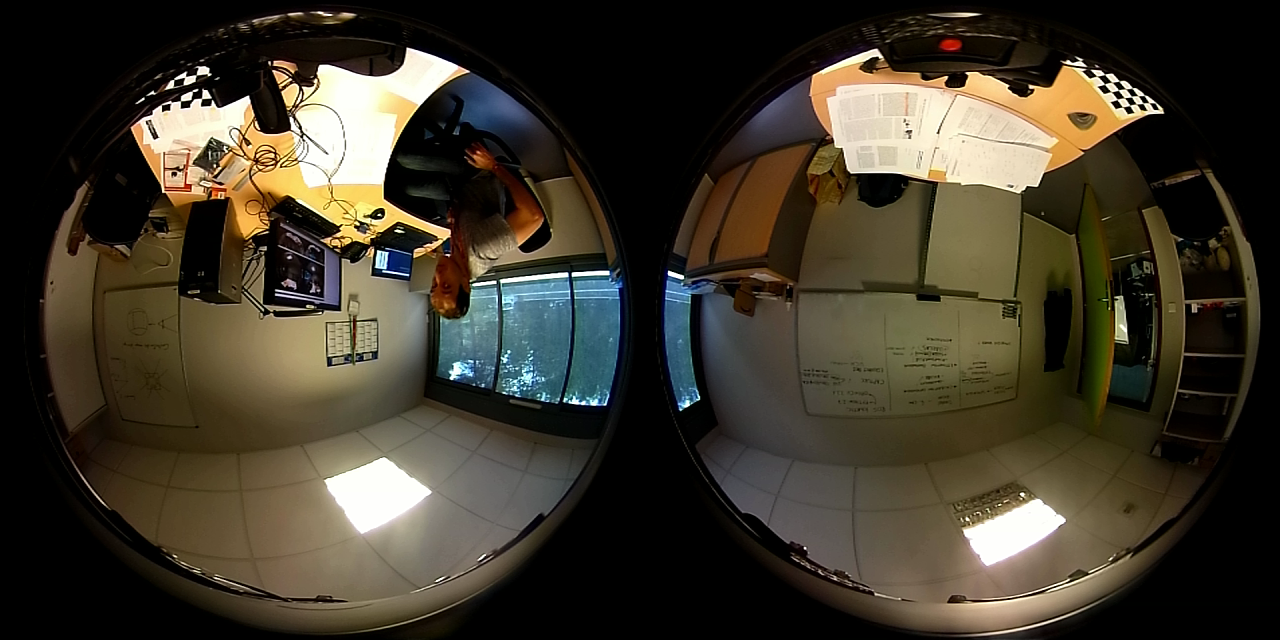
#> input picture notebooks/stereo/btm0005.png, 1280 x 640 px
$ jupyter execute Dual_Spherical.ipynb   (shell and % lines are left out)   (older library calls are emulated)
#> lines starting #> are read from the running program, lines starting #| are printed output that depends on the picture
### notebooks/stereo/utils.py
import cv2
import matplotlib.pyplot as plt
import numpy as np
import yaml

def plot(img):
    new_img = cv2.cvtColor(img, cv2.COLOR_BGR2RGB)
    plt.imshow(new_img);

# [19 lines left out: function read_ucm_params_camodocal, not called in this run]

def read_ucm_params_kalibr(filename, camid='cam0'):
    with open(filename, 'r') as stream:
        try:
            data = yaml.safe_load(stream)
        except yaml.YAMLError as exc:
            print(exc)
    dp = data[camid]['distortion_coeffs']
    D = np.array(dp)
    pp = data[camid]['intrinsics']
    K = np.eye(3)
    K[0][0] = pp[1]
    K[1][1] = pp[2]
    K[0][2] = pp[3]
    K[1][2] = pp[4]
    xi = np.array(pp[:1])
    return xi, K, D

def initRectifyMap(K, D, xi):
    flags = cv2.omnidir.RECTIFY_LONGLATI
    new_size = (640, 640)
    Knew = np.eye(3)
    nh = new_size[0]
    nw = new_size[1]
    Knew[0][0] = nw / 3.141592
    Knew[1][1] = nh / 3.141592
    theta = np.radians(90)
    c, s = np.cos(theta), np.sin(theta)
    R = np.array(((c,-s, 0), (s, c, 0), (0, 0, 1)))
    map1, map2 = cv2.omnidir.initUndistortRectifyMap(K, D, xi, R, Knew, new_size, cv2.CV_32FC1, flags)
    #map1, map2 = cv2.omnidir.initUndistortRectifyMap(K, D, xi, R, Knew, new_size, cv2.CV_16SC2, flags)
    return map1, map2

def equirectangular_projection(img, map1, map2):
    undistorted_img = rotate_ccw_90(cv2.remap(img, map1, map2, cv2.INTER_LINEAR, cv2.BORDER_CONSTANT))
    return undistorted_img

# [4 lines left out: function rotate_cw_90, not called in this run]

def rotate_ccw_90(img):
    img_t = cv2.transpose(img)
    img_f = cv2.flip(img_t, flipCode=0)
    return img_f

def rotate_180(img):
    img_f = cv2.flip(img, flipCode=-1)
    return img_f

### notebooks/stereo/Dual_Spherical.ipynb
[cell 1]
import cv2
import matplotlib
import matplotlib.pyplot as plt
import numpy as np

from utils import plot, read_ucm_params_kalibr, initRectifyMap, equirectangular_projection, rotate_180

[cell 2]
matplotlib.rcParams['figure.figsize'] = [12, 12]

[cell 3]
image_file = 'btm0005.png'
image = cv2.imread(image_file)
#> image is the input picture: shape (640, 1280, 3); mean B, G, R 43.2, 56.5, 62.7
(rows,cols,channels) = image.shape
#> rows = 640; cols = 1280; channels = 3
image_size = rows
#> image_size = 640
btm_front_img = rotate_180(image[0:image_size, 0:image_size])
btm_back_img  = rotate_180(image[0:image_size, image_size:2*image_size])
plt.subplot(121); plot(btm_front_img);
plt.subplot(122); plot(btm_back_img);

#### Read parameters of bottom camera

[cell 4]
params_file = '../../config/camchain-2019-06-11-14-36-07.yaml'
xi_bb, K_bb, D_bb = read_ucm_params_kalibr(params_file, 'cam0')
xi_bf, K_bf, D_bf = read_ucm_params_kalibr(params_file, 'cam1')

[cell 5]
map1_bf, map2_bf = initRectifyMap(K_bf, D_bf, xi_bf)
map1_bb, map2_bb = initRectifyMap(K_bb, D_bb, xi_bb)

[cell 6]
btm_front_eqimg = equirectangular_projection(btm_front_img, map1_bf, map2_bf)
btm_back_eqimg = equirectangular_projection(btm_back_img, map1_bb, map2_bb)
btm_both_eqimg = np.concatenate((btm_front_eqimg, btm_back_eqimg), axis=1)
btm_panorama = np.roll(btm_both_eqimg, 640, axis=1) # 320 + 320 (1/4 round)

[cell 7]
plot(btm_panorama);

[cell 8]
image_file = 'top0005.png'
image = cv2.imread(image_file)
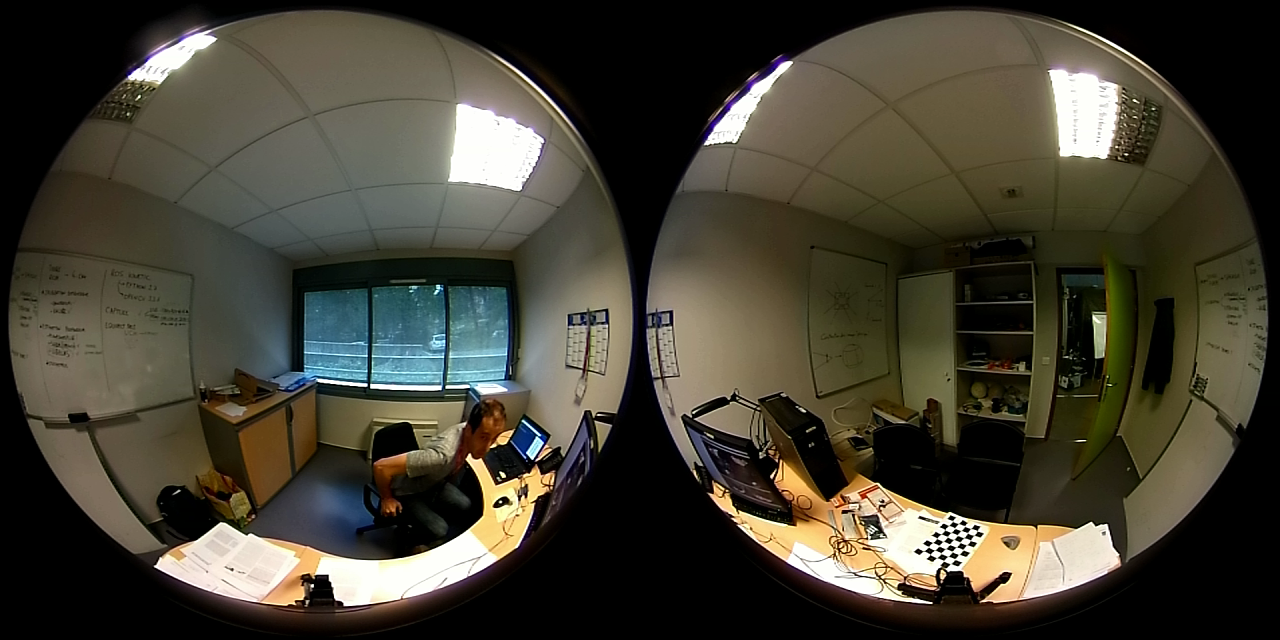
#> input picture notebooks/stereo/top0005.png, 1280 x 640 px
#> image is the input picture: shape (640, 1280, 3); mean B, G, R 51.7, 64.3, 67.8
(rows,cols,channels) = image.shape
image_size = rows
top_front_img = image[0:image_size, 0:image_size]
top_back_img  = image[0:image_size, image_size:2*image_size]
plt.subplot(121); plot(top_front_img);
plt.subplot(122); plot(top_back_img);

#### Read parameters of top camera

[cell 9]
params_file = '../../config/camchain-2019-06-11-14-36-07.yaml'
xi_tb, K_tb, D_tb = read_ucm_params_kalibr(params_file, 'cam2')
xi_tf, K_tf, D_tf = read_ucm_params_kalibr(params_file, 'cam3')

[cell 10]
map1_tf, map2_tf = initRectifyMap(K_tf, D_tf, xi_tf)
map1_tb, map2_tb = initRectifyMap(K_tb, D_tb, xi_tb)

[cell 11]
top_front_eqimg = equirectangular_projection(top_front_img, map1_tf, map2_tf)
top_back_eqimg = equirectangular_projection(top_back_img, map1_tb, map2_tb)
#> in rotate_ccw_90 (call 4), `img_t = cv2.transpose(img)`:
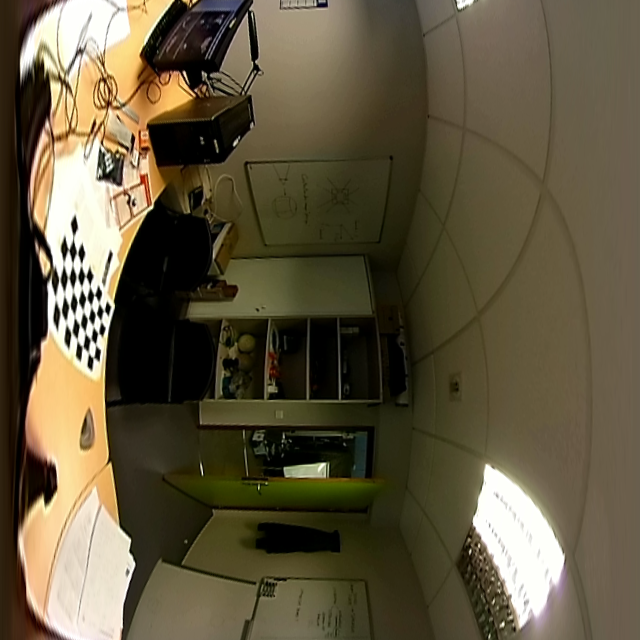
#> img: shape (640, 640, 3); mean of channels 0, 1, 2 62.5, 85.8, 95.4; drawn as B, G, R
#> in rotate_ccw_90 (call 4), `img_f = cv2.flip(img_t, flipCode=0)`:
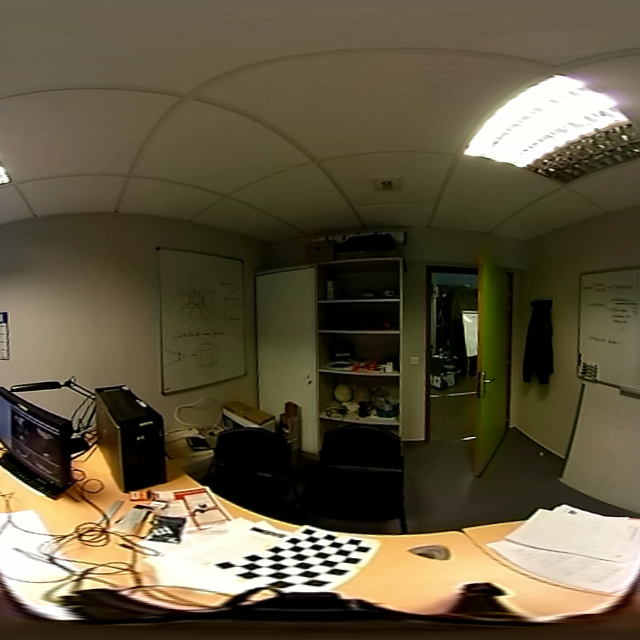
#> img_f: shape (640, 640, 3); mean of channels 0, 1, 2 62.5, 85.8, 95.4; drawn as B, G, R
top_both_eqimg = np.concatenate((top_front_eqimg, top_back_eqimg), axis=1)
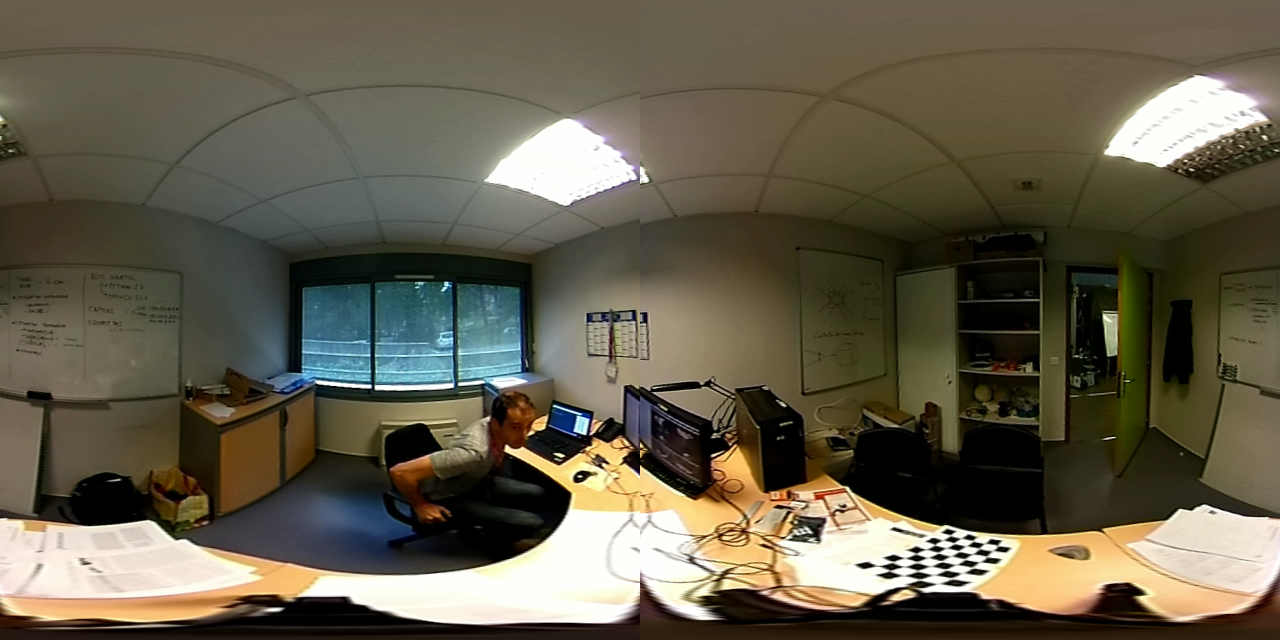
#> top_both_eqimg: shape (640, 1280, 3); mean of channels 0, 1, 2 75.1, 93.2, 99.2; drawn as B, G, R
top_panorama = np.roll(top_both_eqimg, 320, axis=1) # typically 320, modified for horizontal alignment
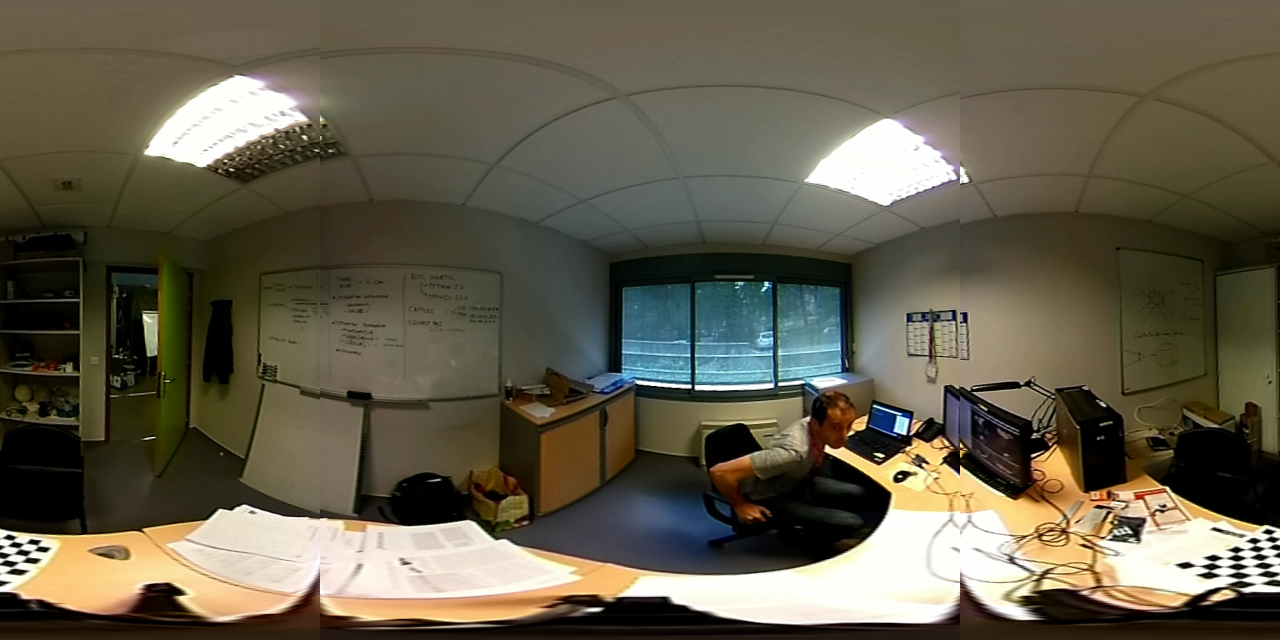
#> top_panorama: shape (640, 1280, 3); mean of channels 0, 1, 2 75.1, 93.2, 99.2; drawn as B, G, R

[cell 12]
plot(top_panorama);

[cell 13]
top_right_stitch = cv2.cvtColor(top_panorama[:,800:1120], cv2.COLOR_BGR2GRAY)
plt.subplot(121); plt.imshow(top_right_stitch, cmap='gray');
btm_right_stitch = cv2.cvtColor(btm_panorama[:,800:1120], cv2.COLOR_BGR2GRAY)
plt.subplot(122); plt.imshow(btm_right_stitch, cmap='gray');

[cell 14]
orb = cv2.ORB_create()
kpt = orb.detect(top_right_stitch, None)
#> kpt = 500 keypoints; strongest (x, y, size): (104, 433, 31), (98, 475, 53.6), (95, 479, 53.6), (95, 415, 31)
kpt, dest = orb.compute(top_right_stitch, kpt)
kpb = orb.detect(btm_right_stitch, None)
#> kpb = 500 keypoints; strongest (x, y, size): (92, 397, 31), (92, 396, 37.2), (82, 394, 31), (96, 381, 31)
kpb, desb = orb.compute(btm_right_stitch, kpb)

[cell 15]
imgt = cv2.drawKeypoints(top_right_stitch, kpt, None, color=(0,255,0), flags=0)
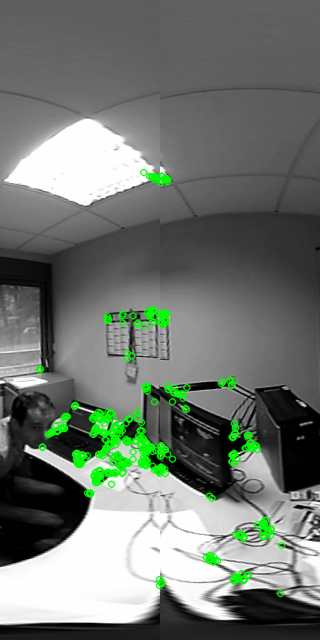
#> imgt: shape (640, 320, 3); mean of channels 0, 1, 2 111.7, 118.8, 111.7; drawn as B, G, R
imgb = cv2.drawKeypoints(btm_right_stitch, kpb, None, color=(0,255,0), flags=0)
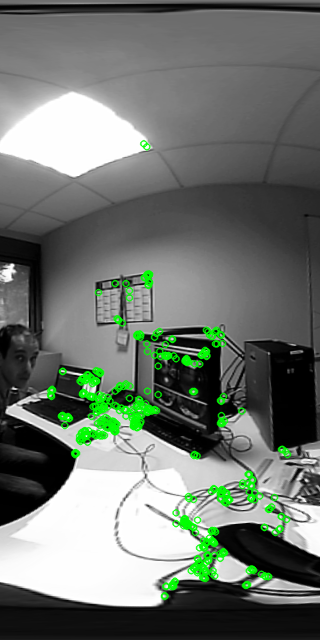
#> imgb: shape (640, 320, 3); mean of channels 0, 1, 2 109.8, 117.6, 109.8; drawn as B, G, R
plt.subplot(121); plt.imshow(imgt); plt.subplot(122); plt.imshow(imgb);

[cell 16]
bf = cv2.BFMatcher(cv2.NORM_HAMMING, crossCheck=True)
matches = bf.match(dest, desb)
#> matches = 186 matches
good_matches = [m for m in matches if m.distance<50]
#> good_matches = 96 matches
good_matches = sorted(good_matches, key = lambda x:x.distance)

[cell 17]
min(matches, key = lambda x:x.distance).distance
#> Out = 13

[cell 18]
max(matches, key = lambda x:x.distance).distance
#> Out = 75

[cell 19]
img3 = cv2.drawMatches(top_right_stitch, kpt, btm_right_stitch, kpb, good_matches, None, flags=2)
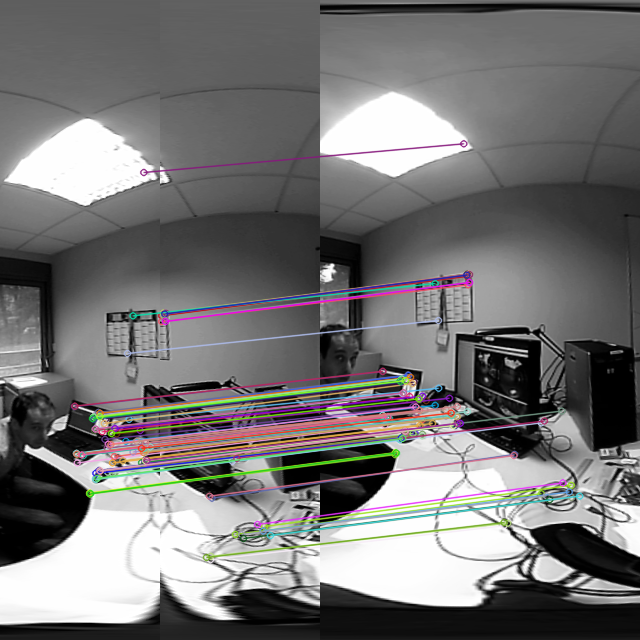
#> img3: shape (640, 640, 3); mean of channels 0, 1, 2 116.4, 116.3, 117.5; drawn as B, G, R
plt.imshow(img3);

[cell 20]
tpt = np.array([kpt[m.queryIdx].pt for m in good_matches])
#> tpt = 96 pairs, first value 74 to 270, second value 172 to 559.2
bpt = np.array([kpb[m.trainIdx].pt for m in good_matches])
#> bpt = 96 pairs, first value 62 to 259.2, second value 143.3 to 525.3
plt.scatter(tpt[:,0], tpt[:,1], c='red');
plt.scatter(bpt[:,0], bpt[:,1], c='green');
plt.axis('scaled'); plt.axis([0, 320, 0, 640]);  plt.gca().invert_yaxis();

[cell 21]
plt.scatter(tpt[:,0], bpt[:,0]);
plt.plot([160,160],[0,320],'r:');
plt.plot([0,320], [0,320], 'g--');
plt.axis([0,320,0,320]);

[cell 22]
matplotlib.rcParams['figure.figsize'] = [12, 6]

[cell 23]
plt.subplot(121); plt.scatter(tpt[:,0], bpt[:,0] - tpt[:,0]);
plt.axis([60,160,-28,2]);

plt.subplot(122); plt.scatter(tpt[:,0], bpt[:,0] - tpt[:,0]);
plt.axis([160,280,-28,2]);
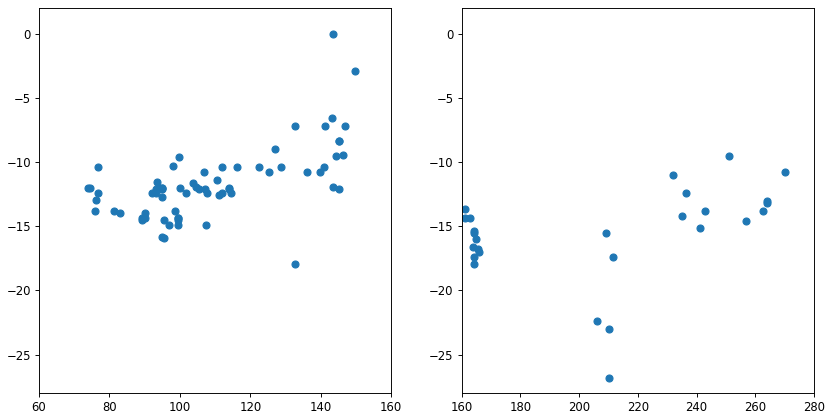
#> figure drawn by matplotlib, 2 panels
